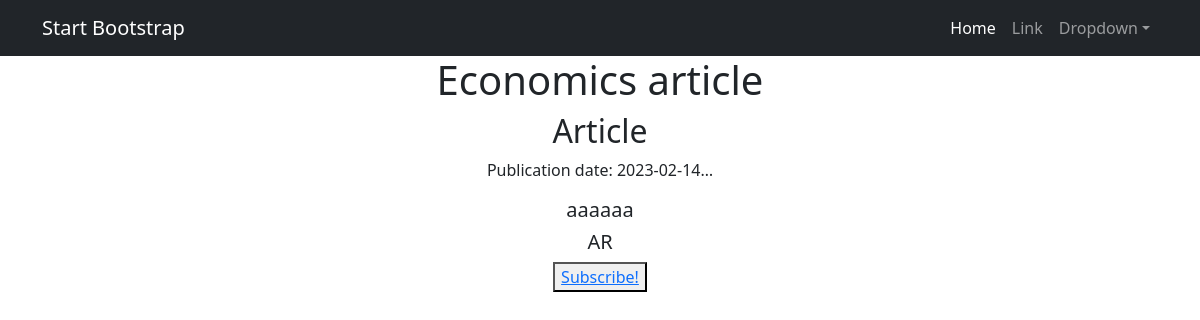
The app's page /news/4 (signed in) with its own data.
### news/models.py (models this page shows, shortened)
class Post(models.Model):
    article = "AR"
    news = "NW"
    author = models.ForeignKey('Author', on_delete=models.CASCADE)
    choice = models.CharField(max_length=2, choices=CHOICES, default=news)
    published_date = models.DateTimeField(auto_now_add=True)
    post_category = models.ManyToManyField("Category", through="PostCategory")
    heading = models.CharField(blank=False, unique=True, max_length=255)
    text = models.TextField(blank=False)
    post_rating = models.FloatField(default=0)
    history = HistoricalRecords()

### news/views.py (the view)
# urls.py: path('<int:pk>', DetailNews.as_view(), name="new_detail"),
class DetailNews(LoginRequiredMixin, DetailView):
    model = Post
    template_name = 'new.html'
    context_object_name = 'new'
    def get_context_data(self, **kwargs):
        context = super().get_context_data(**kwargs)
        context['is_not_sub'] = not (self.request.user.username in Category.objects.all().values("subscribers"))
        return context

### news/templatetags/custom_filters.py (called while the page is built)
@register.filter()
def censor(value):
    list_values = value.split(" ")
    new_str = ""
    for i in list_values:
        if i in UNWANTED_WORDS:
            new_str += f'{"*"*(len(i) - 2)}{i[-2]}{i[-1]} '
        else:
            new_str += i + " "
    return new_str

### templates/new.html (shortened to what this page needs)
{% extends 'flatpages/default.html' %}
{% load custom_filters %}
{% block content %}
    <h1>{{ new.heading|censor }}</h1>
    {% if new.choice == "AR" %}
        <h2>Article</h2>
    {% else %}
        <h2>New</h2>
    {% endif %}
    <p>Publication date: {{new.published_date|truncatechars:11}}</p>
    <h5>{{new.text|censor}}</h5>
    <h5>{{new.choice}}</h5>
    {% if is_not_sub %}
        <button> <a href="subscribe/">Subscribe!</a> </button>
    {% endif %}
{% endblock content %}

### records on screen
Post: heading|censor "Economics article", published_date "2023-02-14…", text|censor "aaaaaa", choice "AR"
